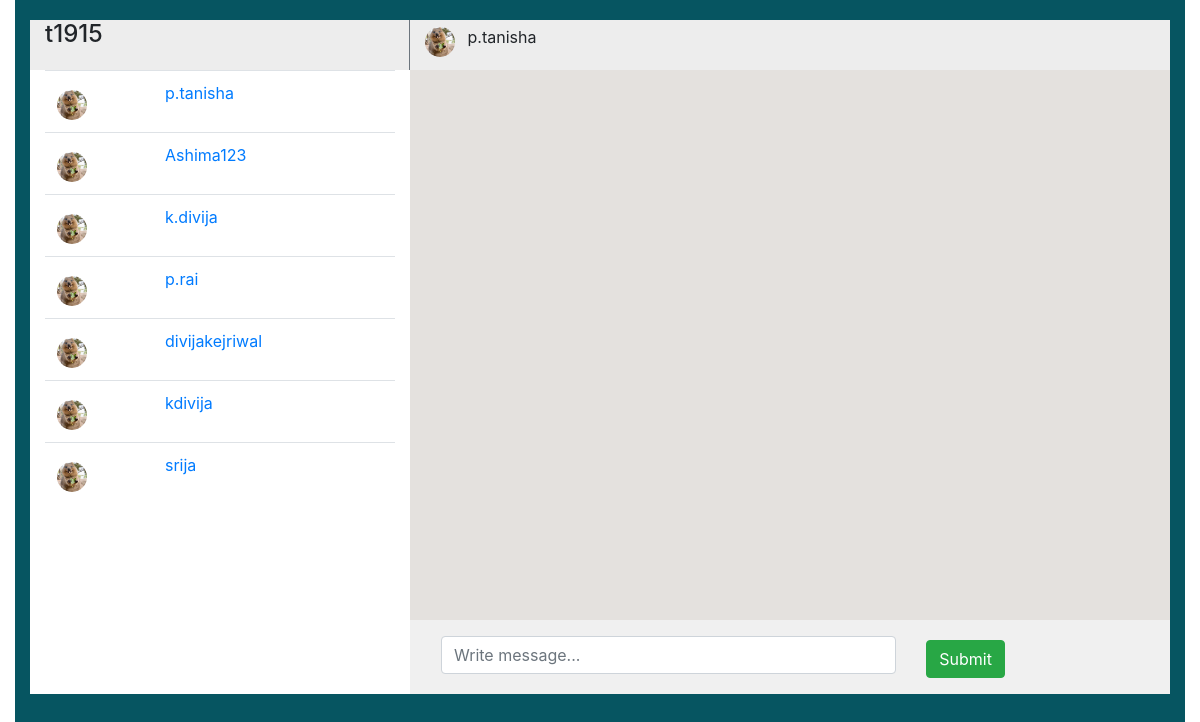
The app's page /chat/p.tanisha/ (signed in), older data.
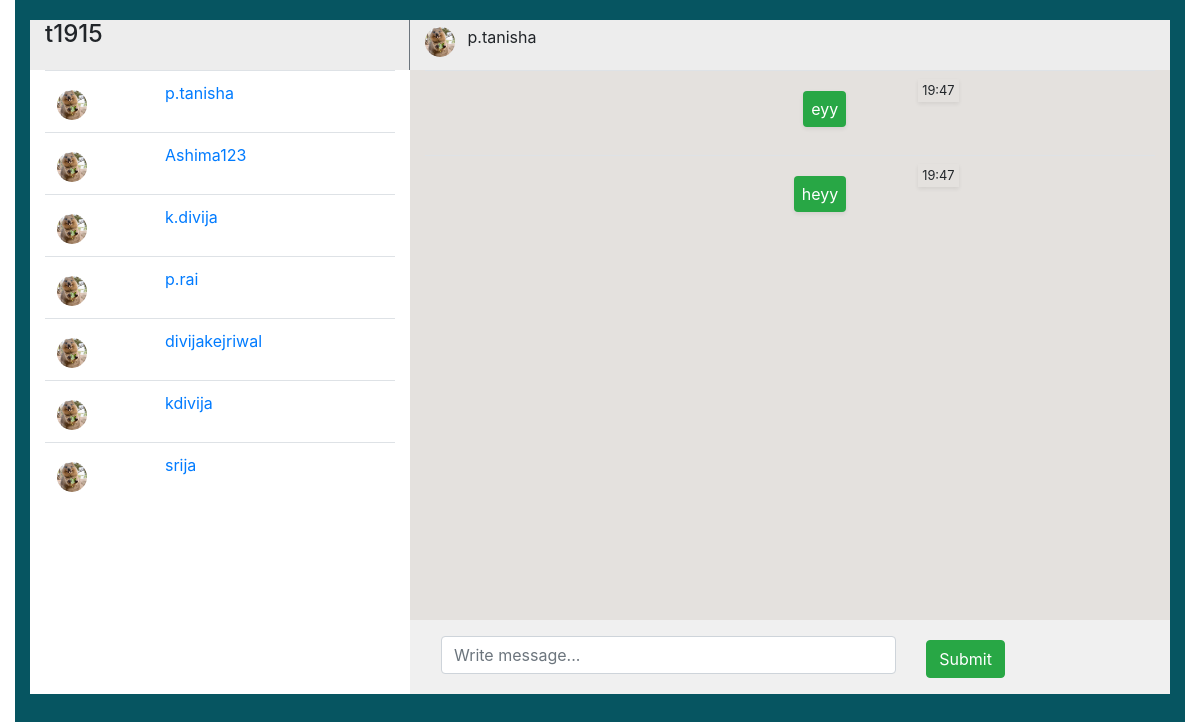
The same page, newer data.
### chats/models.py (models this page shows, shortened)
class ChatModel(models.Model):
    sender = models.CharField(max_length=100, default=None)
    message = models.TextField(null=True, blank=True)
    thread_name = models.CharField(null=True, blank=True, max_length=50)
    timestamp = models.DateTimeField(auto_now_add=True)

### chats/views.py (the view)
# urls.py: path('chat/<str:username>/', chatPage, name='chat'),
def chatPage(request, username):
    user_obj = User.objects.get(username=username)
    users = User.objects.exclude(username=request.user.username)
    if request.user.id > user_obj.id:
        thread_name = f'chat_{request.user.id}-{user_obj.id}'
    else:
        thread_name = f'chat_{user_obj.id}-{request.user.id}'
    message_objs = ChatModel.objects.filter(thread_name=thread_name)
    return render(request, 'chats/main_chat.html', context={'user': user_obj, 'users': users, 'messages': message_objs})

### templates/chats/main_chat.html (shortened to what this page needs)
{% extends 'chats/base.html' %}
{% load static %}
{% block css %}
<link rel="stylesheet" href="{% static 'chats/css/index.css' %}">
{% endblock %}
{% block content %}
<div class="back-container">
    <div class="container-fluid front-container">
    </div>
    <div class="container front-container1">
        <div class="row chat-top">
            <div class="col-sm-4 border-right border-secondary">
                <span class="ml-2"><h4>{{request.user.username}}</h4></span>
            </div>
            <div class="col-sm-8">
                <img src="{% static 'chats/assets/dp.png' %}" alt="" class="profile-image rounded-circle">
                <span class="ml-2">{{user.username}}</span>
            </div>
        </div>
        <div class="row">
            <div class="col-sm-4 contacts">
                <div class="contact-table-scroll">
                    <table class="table table-hover">
                        <tbody>
                            {% for user in users %}
                            <tr>
                                <td><img src="{% static 'chats/assets/dp.png' %}" alt="" class="profile-image rounded-circle">
                                </td>
                                <td><a  href="{% url 'chat' username=user.username %}">{{user.username}}</a></td>
                            </tr>
                            {% endfor %}
                        </tbody>
                    </table>
                </div>
            </div>
            <div class="col-sm-8 message-area">
                <div class="message-table-scroll">
                    <table class="table">
                        <tbody id='chat-body'>
                            {% for message in messages %}
                            {% if message.sender == request.user.username %}
                            <tr>
                                <td>
                                    <p class="bg-success p-2 mt-2 mr-5 shadow-sm text-white float-right rounded">
                                        {{message.message}}
                                    </p>
                                </td>
                                <td>
                                    <p><small class="p-1 shadow-sm">{{message.timestamp|time:'H:i'}}</small>
                                    </p>
                                </td>
                            </tr>
                            {% endif %}
                            {% endfor %}
                        </tbody>
                    </table>
                </div>
                <div class="row message-box p-3">
                    <div class="col-sm-8">
                        <input type="text" class="form-control" id="message_input" placeholder="Write message...">
                    </div>
                    <div class="col-sm-2 mt-1">
                        <div class="control">
                            <button class="btn btn-success" id="chat-message-submit">Submit</button>
                        </div>
                    </div>
                </div>
            </div>
        </div>
    </div>
</div>
{% endblock %}

Row changes from the older to the newer data that the page shows:
added ChatModel: message "eyy", timestamp "19:47"
added ChatModel: message "heyy", timestamp "19:47"
